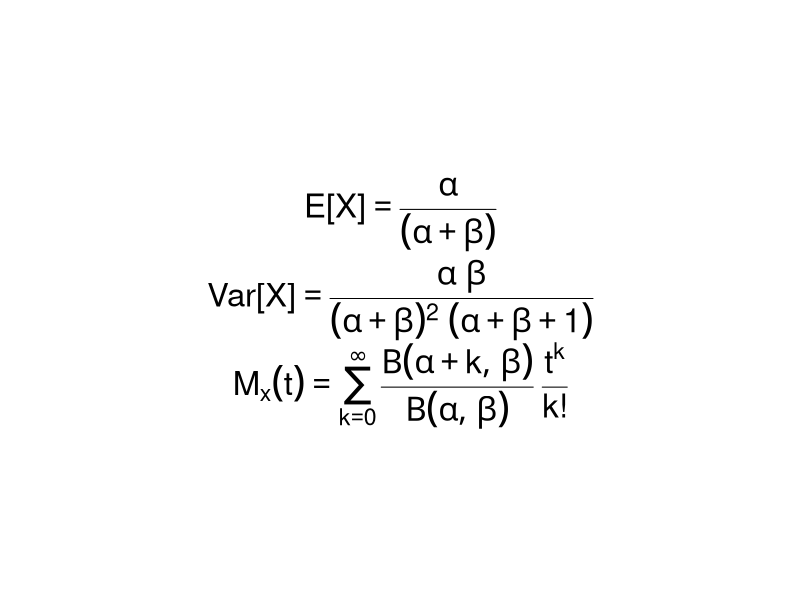

The R source for this figure:
# Momentos de la distribución Beta
esperanzabeta <- expression(paste("E[X]" == frac(alpha, (alpha + beta))))
varianzabeta <- expression(paste("Var[X]" == frac(alpha ~ beta, (alpha + beta)^{2} ~ (alpha + beta + 1))))
funciongeneradora <- expression(paste(M[x](t) == sum(frac(Beta(alpha + k, beta), Beta(alpha, beta)) ~ frac(t^{k}, "k!"), k==0, infinity)))
par(mfrow = c(3,1), mar=c(0, 0, 0, 0), oma = c(13, 13, 13, 13))
plot(0, 0, type = "n", xlim = c(-0.25, 0.25), ylim = c(-0.25, 0.25), xaxt = "n", yaxt = "n", ann = FALSE, frame.plot = FALSE)
text(0, 0, labels = esperanzabeta, cex = 3)
plot(0, 0, type = "n", xlim = c(-0.25, 0.25), ylim = c(-0.25, 0.25), xaxt = "n", yaxt = "n", ann = FALSE, frame.plot = FALSE)
text(0, 0, labels = varianzabeta, cex = 3)
plot(0, 0, type = "n", xlim = c(-0.25, 0.25), ylim = c(-0.25, 0.25), xaxt = "n", yaxt = "n", ann = FALSE, frame.plot = FALSE)
text(0, 0, labels = funciongeneradora, cex = 3)
